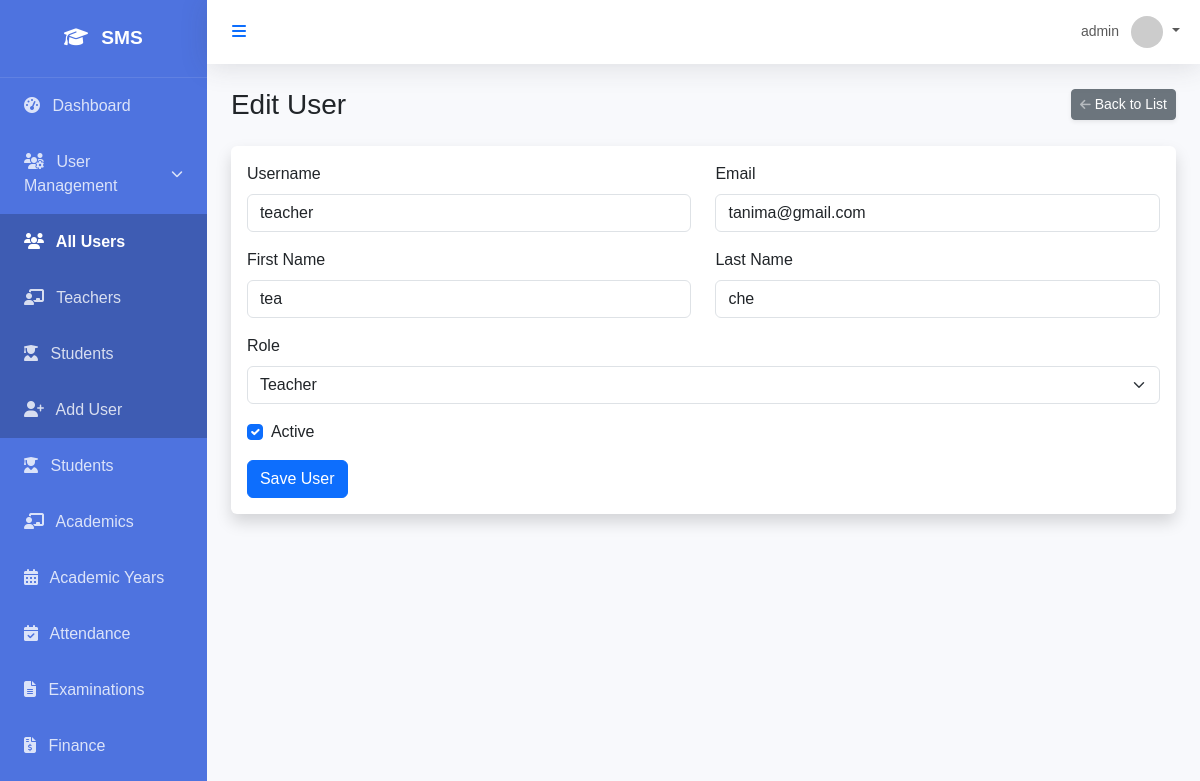
Page /users/2/edit/ (signed in) on the committed database.
### core/models.py (models this page shows, shortened)
class User(AbstractUser):
    class Role(models.TextChoices):
        SUPER_ADMIN = "SUPER_ADMIN", "Super Admin"
        SCHOOL_ADMIN = "SCHOOL_ADMIN", "School Admin"
        ACADEMIC_ADMIN = "ACADEMIC_ADMIN", "Academic Admin"
        TEACHER = "TEACHER", "Teacher"
        STUDENT = "STUDENT", "Student"
        PARENT = "PARENT", "Parent"
        ACCOUNTANT = "ACCOUNTANT", "Accountant"
        LIBRARIAN = "LIBRARIAN", "Librarian"
        RECEPTIONIST = "RECEPTIONIST", "Receptionist"
        HR_MANAGER = "HR_MANAGER", "HR Manager"
    role = models.CharField(max_length=50, choices=Role.choices, default=Role.STUDENT)
    objects = CustomUserManager()

### core/views.py (the view)
# urls.py: path('users/<int:pk>/edit/', user_update, name='user_update'),
@login_required
@user_passes_test(is_admin)
def user_update(request, pk):
    user = get_object_or_404(User, pk=pk)
    if request.method == 'POST':
        form = CustomUserChangeForm(request.POST, instance=user)
        if form.is_valid():
            form.save()
            messages.success(request, 'User updated successfully.')
            return redirect('user_list')
    else:
        form = CustomUserChangeForm(instance=user)
    return render(request, 'core/user_form.html', {'form': form})

### core/forms.py
class CustomUserChangeForm(UserChangeForm):
    class Meta:
        model = User
        fields = ('username', 'first_name', 'last_name', 'email', 'role', 'is_active')
        widgets = {
            'role': forms.Select(attrs={'class': 'form-select'}),
            'username': forms.TextInput(attrs={'class': 'form-control'}),
            'first_name': forms.TextInput(attrs={'class': 'form-control'}),
            'last_name': forms.TextInput(attrs={'class': 'form-control'}),
            'email': forms.EmailInput(attrs={'class': 'form-control'}),
            'is_active': forms.CheckboxInput(attrs={'class': 'form-check-input'}),
        }

### core/views.py (called while the page is built)
def is_admin(user):
    return user.is_authenticated and user.role in [User.Role.SUPER_ADMIN, User.Role.SCHOOL_ADMIN]

### templates/core/user_form.html (shortened to what this page needs)
{% extends 'base.html' %}
{% load widget_tweaks %}
{% block content %}
<div class="d-sm-flex align-items-center justify-content-between mb-4">
    <h1 class="h3 mb-0 text-gray-800">{% if form.instance.pk %}Edit{% else %}Add{% endif %} User</h1>
    <a href="{% url 'user_list' %}" class="d-none d-sm-inline-block btn btn-sm btn-secondary shadow-sm">
         Back to List
    </a>
</div>
<div class="card shadow mb-4" x-data="{ show: true }" x-show="show" x-transition:enter="transition ease-out duration-300" x-transition:enter-start="opacity-0 transform translate-y-4" x-transition:enter-end="opacity-100 transform translate-y-0">
    <div class="card-body">
        <form method="post">
            <div class="row">
                <div class="col-md-6 mb-3">
                    <label for="{{ form.username.id_for_label }}" class="form-label">Username</label>
                    {% render_field form.username class="form-control" %}
                </div>
                <div class="col-md-6 mb-3">
                    <label for="{{ form.email.id_for_label }}" class="form-label">Email</label>
                    {% render_field form.email class="form-control" %}
                </div>
            </div>
            <div class="row">
                <div class="col-md-6 mb-3">
                    <label for="{{ form.first_name.id_for_label }}" class="form-label">First Name</label>
                    {% render_field form.first_name class="form-control" %}
                </div>
                <div class="col-md-6 mb-3">
                    <label for="{{ form.last_name.id_for_label }}" class="form-label">Last Name</label>
                    {% render_field form.last_name class="form-control" %}
                </div>
            </div>
            <div class="mb-3">
                <label for="{{ form.role.id_for_label }}" class="form-label">Role</label>
                {% render_field form.role class="form-select" %}
            </div>
            {% if form.is_active %}
            <div class="mb-3 form-check">
                {% render_field form.is_active class="form-check-input" %}
                <label class="form-check-label" for="{{ form.is_active.id_for_label }}">Active</label>
            </div>
            {% endif %}
            <button type="submit" class="btn btn-primary">Save User</button>
        </form>
    </div>
</div>
{% endblock %}

### templates/base.html (shortened to what this page needs)
<!DOCTYPE html>
<html lang="en">
<head>
    <link href="https://cdn.jsdelivr.net/npm/bootstrap@5.3.0/dist/css/bootstrap.min.css" rel="stylesheet">
    <link href="https://cdnjs.cloudflare.com/ajax/libs/font-awesome/6.4.0/css/all.min.css" rel="stylesheet">
</head>
<body x-data="{ sidebarOpen: true }">
    <div id="wrapper" :class="{ 'toggled': !sidebarOpen }">
        <div id="sidebar-wrapper" x-show="sidebarOpen" x-transition:enter="transition ease-out duration-300" x-transition:enter-start="opacity-0 transform -translate-x-full" x-transition:enter-end="opacity-100 transform translate-x-0" x-transition:leave="transition ease-in duration-300" x-transition:leave-start="opacity-100 transform translate-x-0" x-transition:leave-end="opacity-0 transform -translate-x-full">
            <div class="sidebar-heading">
                <i class="fas fa-graduation-cap me-2"></i> SMS
            </div>
            <div class="list-group list-group-flush">
                <a href="{% url 'dashboard' %}" class="list-group-item list-group-item-action {% if request.resolver_match.url_name == 'dashboard' %}active{% endif %}">
                    <i class="fas fa-tachometer-alt me-2"></i> Dashboard
                </a>
                {% if user.role == 'SUPER_ADMIN' or user.role == 'SCHOOL_ADMIN' %}
                <a class="list-group-item list-group-item-action" href="#userSubmenu" data-bs-toggle="collapse" aria-expanded="{% if 'users' in request.path or 'create' in request.path %}true{% else %}false{% endif %}">
                    <div class="d-flex justify-content-between align-items-center">
                        <span><i class="fas fa-users-cog me-2"></i> User Management</span>
                        <i class="fas fa-chevron-down fa-xs"></i>
                    </div>
                </a>
                <div class="collapse {% if 'users' in request.path or 'create' in request.path %}show{% endif %}" id="userSubmenu">
                    <div class="list-group list-group-flush" style="background-color: rgba(0, 0, 0, 0.2);">
                        <a href="{% url 'user_list' %}" class="list-group-item list-group-item-action border-0 pl-4 {% if 'users' in request.path and not request.GET.role and 'create' not in request.path %}text-white fw-bold{% endif %}">
                            <i class="fas fa-users me-2"></i> All Users
                        </a>
                        <a href="{% url 'user_list' %}?role=TEACHER" class="list-group-item list-group-item-action border-0 pl-4 {% if request.GET.role == 'TEACHER' %}text-white fw-bold{% endif %}">
                            <i class="fas fa-chalkboard-teacher me-2"></i> Teachers
                        </a>
                        <a href="{% url 'user_list' %}?role=STUDENT" class="list-group-item list-group-item-action border-0 pl-4 {% if request.GET.role == 'STUDENT' %}text-white fw-bold{% endif %}">
                            <i class="fas fa-user-graduate me-2"></i> Students
                        </a>
                        <a href="{% url 'user_create' %}" class="list-group-item list-group-item-action border-0 pl-4 {% if 'create' in request.path %}text-white fw-bold{% endif %}">
                            <i class="fas fa-user-plus me-2"></i> Add User
                        </a>
                    </div>
                </div>
                {% endif %}
                {% if user.role == 'SUPER_ADMIN' or user.role == 'SCHOOL_ADMIN' or user.role == 'TEACHER' or user.role == 'ACADEMIC_ADMIN' %}
                <a href="{% url 'student_list' %}" class="list-group-item list-group-item-action {% if 'students' in request.path %}active{% endif %}">
                    <i class="fas fa-user-graduate me-2"></i> Students
                </a>
                {% endif %}
                {% if user.role == 'SUPER_ADMIN' or user.role == 'SCHOOL_ADMIN' or user.role == 'TEACHER' or user.role == 'ACADEMIC_ADMIN' or user.role == 'STUDENT' %}
                <a href="{% url 'class_list' %}" class="list-group-item list-group-item-action {% if 'academics' in request.path and 'academic-years' not in request.path %}active{% endif %}">
                    <i class="fas fa-chalkboard-teacher me-2"></i> Academics
                </a>
                <a href="{% url 'academic_year_list' %}" class="list-group-item list-group-item-action {% if 'academic-years' in request.path %}active{% endif %}">
                    <i class="fas fa-calendar-alt me-2"></i> Academic Years
                </a>
                {% endif %}
                <a href="{% url 'attendance_dashboard' %}" class="list-group-item list-group-item-action {% if 'attendance' in request.path %}active{% endif %}">
                    <i class="fas fa-calendar-check me-2"></i> Attendance
                </a>
                <a href="{% url 'exam_list' %}" class="list-group-item list-group-item-action {% if 'examination' in request.path %}active{% endif %}">
                    <i class="fas fa-file-alt me-2"></i> Examinations
                </a>
                {% if user.role == 'SUPER_ADMIN' or user.role == 'SCHOOL_ADMIN' or user.role == 'ACCOUNTANT' %}
                <a href="#" class="list-group-item list-group-item-action">
                    <i class="fas fa-file-invoice-dollar me-2"></i> Finance
                </a>
                {% endif %}
            </div>
        </div>
        <div id="page-content-wrapper">
            <nav class="navbar navbar-expand-lg navbar-light bg-white mb-4 static-top">
                <div class="container-fluid">
                    <button class="btn btn-link text-primary" @click="sidebarOpen = !sidebarOpen">
                        <i class="fas fa-bars"></i>
                    </button>
                    <ul class="navbar-nav ms-auto">
                        <li class="nav-item dropdown">
                            <a class="nav-link dropdown-toggle" href="#" id="userDropdown" role="button" data-bs-toggle="dropdown" aria-expanded="false">
                                <span class="me-2 d-none d-lg-inline text-gray-600 small">{{ user.username }}</span>
                                <img class="img-profile rounded-circle" src="https://ui-avatars.com/api/?name={{ user.username }}" width="32" height="32">
                            </a>
                        </li>
                    </ul>
                </div>
            </nav>
            <div class="container-fluid px-4">
                {% block content %}{% endblock %}
            </div>
        </div>
    </div>
</body>
</html>

### templates/base.html (style rules this page uses)
:root { --primary-color: #4e73df; --secondary-color: #858796; --success-color: #1cc88a; --info-color: #36b9cc; --warning-color: #f6c23e; --danger-color: #e74a3b; --light-color: #f8f9fc; --dark-color: #5a5c69; }
body { font-family: 'Nunito', sans-serif; background-color: #f8f9fc; overflow-x: hidden; }
#wrapper { display: flex; width: 100%; align-items: stretch; }
#sidebar-wrapper { min-height: 100vh; width: 250px; background-color: var(--primary-color); color: white; transition: all 0.3s ease; }
#sidebar-wrapper .sidebar-heading { padding: 1.5rem; font-size: 1.2rem; font-weight: bold; text-align: center; border-bottom: 1px solid rgba(255, 255, 255, 0.1); }
#sidebar-wrapper .list-group-item { padding: 1rem 1.5rem; background-color: transparent; color: rgba(255, 255, 255, 0.8); border: none; transition: all 0.2s ease; }
#page-content-wrapper { width: 100%; display: flex; flex-direction: column; }
.navbar { box-shadow: 0 .15rem 1.75rem 0 rgba(58,59,69,.15); }
.card { border: none; box-shadow: 0 .15rem 1.75rem 0 rgba(58,59,69,.15); transition: transform 0.2s ease; }

### rows in the picture
User: username "admin"
User: username "teacher", email "tanima@gmail.com", first_name "tea", last_name "che", role "Teacher", is_active "☑"
